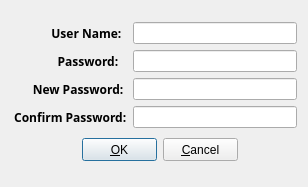
<?xml version="1.0" encoding="UTF-8"?>
<ui version="4.0">
 <class>UpdatePassword</class>
 <widget class="QDialog" name="UpdatePassword">
  <property name="geometry">
   <rect>
    <x>0</x>
    <y>0</y>
    <width>308</width>
    <height>187</height>
   </rect>
  </property>
  <property name="windowTitle">
   <string>Update Password</string>
  </property>
  <property name="sizeGripEnabled">
   <bool>false</bool>
  </property>
  <layout class="QVBoxLayout" name="verticalLayout_2">
   <item>
    <layout class="QVBoxLayout" name="verticalLayout">
     <item>
      <layout class="QGridLayout" name="gridLayout">
       <item row="0" column="0">
        <widget class="QLabel" name="label">
         <property name="font">
          <font>
           <family>Arial Black</family>
           <weight>75</weight>
           <bold>true</bold>
          </font>
         </property>
         <property name="text">
          <string>             User Name:</string>
         </property>
        </widget>
       </item>
       <item row="0" column="1">
        <widget class="QLineEdit" name="le_userName">
         <property name="readOnly">
          <bool>true</bool>
         </property>
        </widget>
       </item>
       <item row="1" column="0">
        <widget class="QLabel" name="label_2">
         <property name="font">
          <font>
           <family>Arial Black</family>
           <weight>75</weight>
           <bold>true</bold>
          </font>
         </property>
         <property name="text">
          <string>               Password:</string>
         </property>
        </widget>
       </item>
       <item row="1" column="1">
        <widget class="QLineEdit" name="le_password">
         <property name="echoMode">
          <enum>QLineEdit::Password</enum>
         </property>
        </widget>
       </item>
       <item row="2" column="0">
        <widget class="QLabel" name="label_3">
         <property name="font">
          <font>
           <family>Arial Black</family>
           <weight>75</weight>
           <bold>true</bold>
          </font>
         </property>
         <property name="text">
          <string>       New Password:</string>
         </property>
        </widget>
       </item>
       <item row="2" column="1">
        <widget class="QLineEdit" name="le_npassword">
         <property name="echoMode">
          <enum>QLineEdit::Password</enum>
         </property>
        </widget>
       </item>
       <item row="3" column="0">
        <widget class="QLabel" name="label_4">
         <property name="font">
          <font>
           <family>Arial Black</family>
           <weight>75</weight>
           <bold>true</bold>
          </font>
         </property>
         <property name="text">
          <string> Confirm Password:</string>
         </property>
        </widget>
       </item>
       <item row="3" column="1">
        <widget class="QLineEdit" name="le_cpassword">
         <property name="echoMode">
          <enum>QLineEdit::Password</enum>
         </property>
        </widget>
       </item>
      </layout>
     </item>
     <item>
      <layout class="QHBoxLayout">
       <property name="spacing">
        <number>6</number>
       </property>
       <property name="margin">
        <number>0</number>
       </property>
       <item>
        <spacer>
         <property name="orientation">
          <enum>Qt::Horizontal</enum>
         </property>
         <property name="sizeHint" stdset="0">
          <size>
           <width>71</width>
           <height>31</height>
          </size>
         </property>
        </spacer>
       </item>
       <item>
        <widget class="QPushButton" name="okButton">
         <property name="maximumSize">
          <size>
           <width>75</width>
           <height>23</height>
          </size>
         </property>
         <property name="text">
          <string>&amp;OK</string>
         </property>
        </widget>
       </item>
       <item>
        <widget class="QPushButton" name="cancelButton">
         <property name="maximumSize">
          <size>
           <width>75</width>
           <height>23</height>
          </size>
         </property>
         <property name="text">
          <string>&amp;Cancel</string>
         </property>
        </widget>
       </item>
       <item>
        <spacer>
         <property name="orientation">
          <enum>Qt::Horizontal</enum>
         </property>
         <property name="sizeHint" stdset="0">
          <size>
           <width>40</width>
           <height>20</height>
          </size>
         </property>
        </spacer>
       </item>
      </layout>
     </item>
    </layout>
   </item>
  </layout>
 </widget>
 <resources/>
 <connections>
  <connection>
   <sender>okButton</sender>
   <signal>clicked()</signal>
   <receiver>UpdatePassword</receiver>
   <slot>accept()</slot>
   <hints>
    <hint type="sourcelabel">
     <x>278</x>
     <y>253</y>
    </hint>
    <hint type="destinationlabel">
     <x>96</x>
     <y>254</y>
    </hint>
   </hints>
  </connection>
  <connection>
   <sender>cancelButton</sender>
   <signal>clicked()</signal>
   <receiver>UpdatePassword</receiver>
   <slot>reject()</slot>
   <hints>
    <hint type="sourcelabel">
     <x>369</x>
     <y>253</y>
    </hint>
    <hint type="destinationlabel">
     <x>179</x>
     <y>282</y>
    </hint>
   </hints>
  </connection>
 </connections>
</ui>
